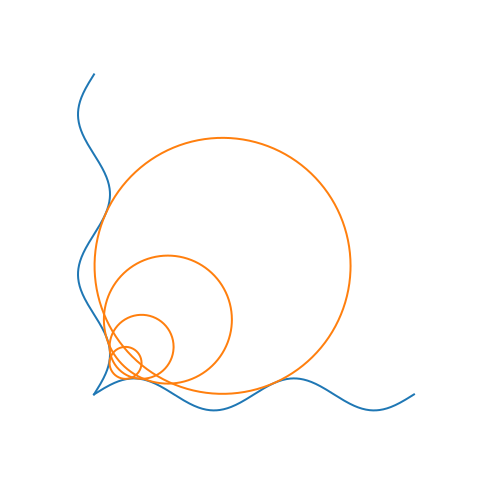

Write Python code to recreate this figure.
import numpy as np
import matplotlib.pyplot as plt

def distance(ps1, ps2):
	D = np.zeros((len(ps1), len(ps2)))
	for i in range(len(ps1)):
		for j in range(len(ps2)):
			D[i,j] = np.linalg.norm(ps1[i] - ps2[j])

	return D

def circle(ts, r, m):
	return [[r*np.cos(2*np.pi*t)+m[0], r*np.sin(2*np.pi*t)+m[1]] for t in ts]

def curve_gradient(curve, t):
	dt = 1e-5
	
	if t+dt > 1:
		dt = -dt

	p_curr = np.array(curve([t]))
	p_next = np.array(curve([t+dt]))

	grad = 1/dt * (p_next - p_curr)
	
	return grad

def curve_normal(curve, ts):
	normal = []
	for t in ts:
		derivative = curve_gradient(curve, t)[0]
		derivative = derivative/np.linalg.norm(derivative)		

		normal.append([-derivative[1], derivative[0]])

	return np.array(normal)

def curve1(ts):
	return [[t, 0.05 * np.sin(4*np.pi*t)] for t in ts]

def curve2(ts):
	return [[0.05 * np.sin(4*np.pi*t), t] for t in ts]

def plot_point(point):
	plt.plot(point[0], point[1], 'x')

def plot_points(points, color):
	xs = [p[0] for p in points]
	ys = [p[1] for p in points]

	plt.plot(xs, ys, '-', color = color)

def make_fillet_circle(fun1, fun2, radius, samples):
	# Input curves
	ts = np.linspace(0, 1, samples)
	original1 = fun1(ts)
	original2 = fun2(ts)

	# Radius-offset curves
	normal1 = curve_normal(fun1, ts)
	normal2 = curve_normal(fun2, ts)

	offset1 = original1 + radius * normal1
	offset2 = original2 - radius * normal2

	# Minimum of distance between radius-offset curves
	D = distance(offset1, offset2)
	intersectionIndex1, intersectionIndex2 = np.unravel_index(np.argmin(D), D.shape)

	midPoint1 = offset1[intersectionIndex1]
	midPoint2 = offset2[intersectionIndex2]
	midPoint = 0.5 * (midPoint1 + midPoint2)

	# Truncate original curves to fit the fillet
	#original1 = original1[intersectionIndex1:]
	#original2 = original2[intersectionIndex2:]

	# Make fillet
	filletCircle = circle(ts, radius, midPoint)

	plot_points(filletCircle, "tab:orange")


fig, ax = plt.subplots(figsize=(5,5))
ax.set_aspect("equal", "box")

samples = 500
radii = [0.05, 0.1, 0.2, 0.4]

ts = np.linspace(0, 1, samples)
original1 = curve1(ts)
original2 = curve2(ts)

plot_points(original1, "tab:blue")
plot_points(original2, "tab:blue")

for r in radii:
	make_fillet_circle(curve1, curve2, r, samples)

plt.axis("off")
plt.savefig("filletVisuals.svg")
plt.show()